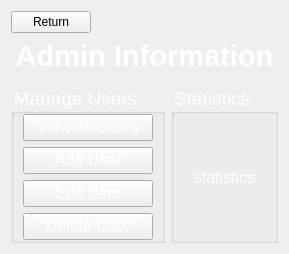
     <widget class="QWidget" name="adminPage">
      <layout class="QGridLayout" name="gridLayout_35">
       <item row="5" column="0" colspan="2">
        <widget class="QGroupBox" name="manageUsers">
         <property name="font">
          <font>
           <pointsize>14</pointsize>
          </font>
         </property>
         <property name="styleSheet">
          <string notr="true">color: white; /* Set the text color to white */
</string>
         </property>
         <property name="title">
          <string>Manage Users</string>
         </property>
         <layout class="QVBoxLayout" name="verticalLayout_64">
          <property name="topMargin">
           <number>0</number>
          </property>
          <property name="bottomMargin">
           <number>0</number>
          </property>
          <item>
           <widget class="QPushButton" name="viewAllUsersButton">
            <property name="font">
             <font>
              <pointsize>12</pointsize>
             </font>
            </property>
            <property name="text">
             <string>View All Users</string>
            </property>
           </widget>
          </item>
          <item>
           <widget class="QPushButton" name="addUserButton">
            <property name="font">
             <font>
              <pointsize>12</pointsize>
             </font>
            </property>
            <property name="text">
             <string>Add User</string>
            </property>
           </widget>
          </item>
          <item>
           <widget class="QPushButton" name="editUserButton">
            <property name="font">
             <font>
              <pointsize>12</pointsize>
             </font>
            </property>
            <property name="text">
             <string>Edit User</string>
            </property>
           </widget>
          </item>
          <item>
           <widget class="QPushButton" name="deleteUserButton">
            <property name="font">
             <font>
              <pointsize>12</pointsize>
             </font>
            </property>
            <property name="text">
             <string>Delete User</string>
            </property>
           </widget>
          </item>
         </layout>
        </widget>
       </item>
       <item row="0" column="3">
        <spacer name="horizontalSpacer_17">
         <property name="orientation">
          <enum>Qt::Orientation::Horizontal</enum>
         </property>
         <property name="sizeHint" stdset="0">
          <size>
           <width>40</width>
           <height>20</height>
          </size>
         </property>
        </spacer>
       </item>
       <item row="5" column="2" colspan="2">
        <widget class="QGroupBox" name="statisticTitle">
         <property name="font">
          <font>
           <pointsize>14</pointsize>
          </font>
         </property>
         <property name="styleSheet">
          <string notr="true">color: white; /* Set the text color to white */
</string>
         </property>
         <property name="title">
          <string>Statistics</string>
         </property>
         <layout class="QVBoxLayout" name="verticalLayout_63">
          <item>
           <widget class="QLabel" name="statisticsLabel">
            <property name="font">
             <font>
              <pointsize>12</pointsize>
             </font>
            </property>
            <property name="styleSheet">
             <string notr="true">color: white; /* Set the text color to white */
</string>
            </property>
            <property name="text">
             <string>statistics</string>
            </property>
            <property name="alignment">
             <set>Qt::AlignmentFlag::AlignCenter</set>
            </property>
           </widget>
          </item>
         </layout>
        </widget>
       </item>
       <item row="0" column="0">
        <widget class="QPushButton" name="adminInfoBackButton">
         <property name="text">
          <string>Return</string>
         </property>
        </widget>
       </item>
       <item row="4" column="0" colspan="4">
        <widget class="QLabel" name="adminInfoLabel">
         <property name="sizePolicy">
          <sizepolicy hsizetype="Preferred" vsizetype="Ignored">
           <horstretch>0</horstretch>
           <verstretch>0</verstretch>
          </sizepolicy>
         </property>
         <property name="maximumSize">
          <size>
           <width>16777215</width>
           <height>100</height>
          </size>
         </property>
         <property name="font">
          <font>
           <italic>true</italic>
           <bold>true</bold>
          </font>
         </property>
         <property name="styleSheet">
          <string notr="true">color: white; /* Set the text color to white */
</string>
         </property>
         <property name="text">
          <string>Admin Information will be placed here.</string>
         </property>
        </widget>
       </item>
       <item row="1" column="0" colspan="4">
        <widget class="QLabel" name="adminTitle">
         <property name="maximumSize">
          <size>
           <width>16777215</width>
           <height>40</height>
          </size>
         </property>
         <property name="font">
          <font>
           <pointsize>22</pointsize>
           <bold>true</bold>
          </font>
         </property>
         <property name="styleSheet">
          <string notr="true">color: white; /* Set the text color to white */
</string>
         </property>
         <property name="text">
          <string>Admin Information</string>
         </property>
         <property name="alignment">
          <set>Qt::AlignmentFlag::AlignCenter</set>
         </property>
        </widget>
       </item>
       <item row="0" column="1">
        <spacer name="horizontalSpacer_18">
         <property name="orientation">
          <enum>Qt::Orientation::Horizontal</enum>
         </property>
         <property name="sizeHint" stdset="0">
          <size>
           <width>40</width>
           <height>20</height>
          </size>
         </property>
        </spacer>
       </item>
      </layout>
     </widget>
